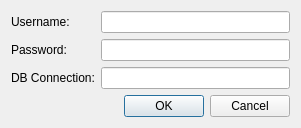
<?xml version="1.0" encoding="UTF-8"?>
<ui version="4.0">
 <class>LoginDialog</class>
 <widget class="QDialog" name="LoginDialog">
  <property name="windowModality">
   <enum>Qt::ApplicationModal</enum>
  </property>
  <property name="geometry">
   <rect>
    <x>0</x>
    <y>0</y>
    <width>301</width>
    <height>127</height>
   </rect>
  </property>
  <property name="sizePolicy">
   <sizepolicy hsizetype="Fixed" vsizetype="Fixed">
    <horstretch>0</horstretch>
    <verstretch>0</verstretch>
   </sizepolicy>
  </property>
  <property name="windowTitle">
   <string>DB Login</string>
  </property>
  <property name="windowIcon">
   <iconset resource="resources.qrc">
    <normaloff>:/icons/icons/network-connect-2.ico</normaloff>:/icons/icons/network-connect-2.ico</iconset>
  </property>
  <layout class="QVBoxLayout" name="verticalLayout_3">
   <item>
    <layout class="QHBoxLayout" name="horizontalLayout">
     <item>
      <layout class="QVBoxLayout" name="verticalLayout">
       <item>
        <widget class="QLabel" name="label">
         <property name="text">
          <string>Username:</string>
         </property>
        </widget>
       </item>
       <item>
        <widget class="QLabel" name="label_2">
         <property name="text">
          <string>Password:</string>
         </property>
        </widget>
       </item>
       <item>
        <widget class="QLabel" name="label_3">
         <property name="text">
          <string>DB Connection:</string>
         </property>
        </widget>
       </item>
      </layout>
     </item>
     <item>
      <layout class="QVBoxLayout" name="verticalLayout_2">
       <item>
        <widget class="QLineEdit" name="lineEdit_Username"/>
       </item>
       <item>
        <widget class="QLineEdit" name="lineEdit_Password">
         <property name="echoMode">
          <enum>QLineEdit::Password</enum>
         </property>
        </widget>
       </item>
       <item>
        <widget class="QLineEdit" name="lineEdit_Connection"/>
       </item>
      </layout>
     </item>
    </layout>
   </item>
   <item>
    <widget class="QDialogButtonBox" name="buttonBox">
     <property name="enabled">
      <bool>true</bool>
     </property>
     <property name="orientation">
      <enum>Qt::Horizontal</enum>
     </property>
     <property name="standardButtons">
      <set>QDialogButtonBox::Cancel|QDialogButtonBox::Ok</set>
     </property>
     <property name="centerButtons">
      <bool>false</bool>
     </property>
    </widget>
   </item>
  </layout>
 </widget>
 <resources>
  <include location="resources.qrc"/>
 </resources>
 <connections>
  <connection>
   <sender>buttonBox</sender>
   <signal>accepted()</signal>
   <receiver>LoginDialog</receiver>
   <slot>accept()</slot>
   <hints>
    <hint type="sourcelabel">
     <x>248</x>
     <y>254</y>
    </hint>
    <hint type="destinationlabel">
     <x>157</x>
     <y>274</y>
    </hint>
   </hints>
  </connection>
  <connection>
   <sender>buttonBox</sender>
   <signal>rejected()</signal>
   <receiver>LoginDialog</receiver>
   <slot>reject()</slot>
   <hints>
    <hint type="sourcelabel">
     <x>316</x>
     <y>260</y>
    </hint>
    <hint type="destinationlabel">
     <x>286</x>
     <y>274</y>
    </hint>
   </hints>
  </connection>
 </connections>
</ui>
